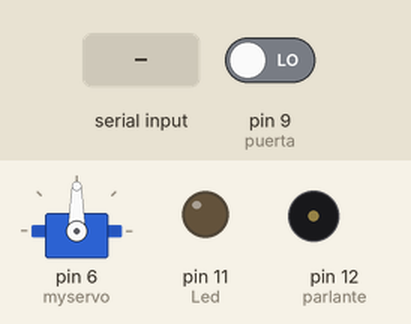
Recording of a sketch running on a simulated Arduino Uno, built with avr-gcc and run on an emulated ATmega328P. Parts: servo, output pins drawn as LEDs (lit = HIGH), buzzer (waves = sounding). The inputs (shaded band) are chosen by the test bench; at power-on: pin 9 (puerta) LOW. Pins used as bus, display or sensor lines are not drawn; what the sketch prints to the serial monitor is not drawn.

Above: at 1.2 s.
1.3 s: "helo\n" received over the second serial link
At 1.8 s:
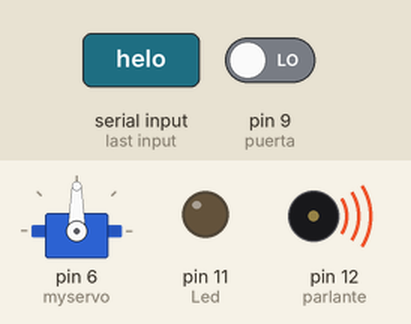
3.4 s: "npjmfl1010\n" received over the second serial link
At 5.3 s:
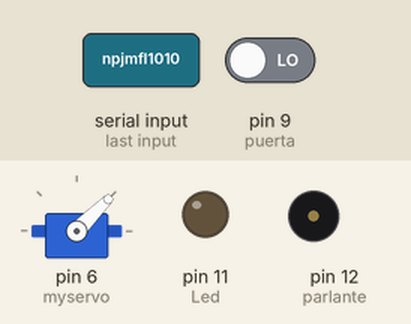
5.6 s: "arm\n" received over the second serial link
At 8.2 s:
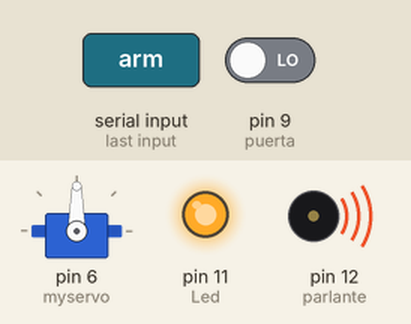
Timing chart, 0 to 14.6 s (numbered marks = the images above; inputs shaded):
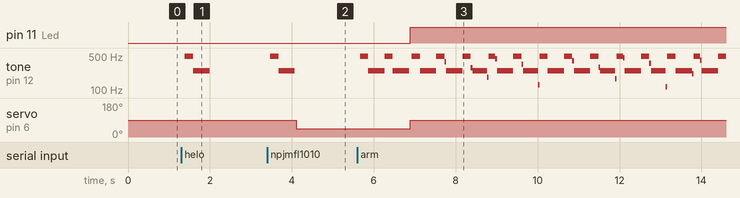

The sketch:

alarma.ino
```cpp
#include <SoftwareSerial.h>
#include <Servo.h>
#define rxPin 2
#define txPin 3
SoftwareSerial mySerial =  SoftwareSerial(rxPin, txPin);

Servo myservo;
String inData;
String Data;
int state=0;
boolean armed=false;
boolean pass=false;

void setup(){
  myservo.attach(6);
  pinMode(rxPin, INPUT);
  pinMode(txPin, OUTPUT);
  pinMode(12, OUTPUT); //parlante
  pinMode(11, OUTPUT);//Led
  pinMode(8, INPUT);//puerta
  pinMode(9, INPUT);//puerta
  pinMode(10, INPUT);//puerta
  mySerial.begin(9600);
  Serial.begin(9600);
  mySerial.println("Power On Bluetooth");
  Serial.println("Power On");
}


void loop()
{

   while (mySerial.available() > 0){
        char recieved = mySerial.read();
        // Process message when new line character is recieved
        if (recieved == '\n'){
            mySerial.print("Arduino Received: ");
            mySerial.println(inData);

            if(inData=="helo"){
              mySerial.println("Hi there..How Are U");
              soundAlarm();
            }


            Data=inData;
            inData = ""; // Clear recieved buffer
        }else{
          inData += recieved;
        }
    }

    switch(state){
      case 0:
        if(pass==false){
          mySerial.println("Welcome");
          mySerial.println("InsertPassword");
          digitalWrite(11,LOW);
          pass=true;
        }
          if(Data=="npjmfl1010"){
            state=1;
            soundAlarm();
            pass=false;
          }
        break;

      case 1:
          if(pass==false){
            mySerial.println("Contraseña correcta");
            mySerial.println("Alarma Desactivada");
            mySerial.println("Escriba 'arm' para activar");

            pass=true;
          }
          if(Data=="arm"){
            state=2;
            soundAlarm();
            soundAlarm();
            pass=false;
          }
          digitalWrite(11,LOW);
          myservo.write(45);

        break;

       case 2:
          if(pass==false){
            mySerial.println("Alarma Activada");
            mySerial.println("Escriba Contraseña para desactivar");
            pass=true;
          }
          if(Data=="npjmfl1010"){
            state=1;
            soundAlarm();
            pass=false;
          }
          digitalWrite(11,HIGH);
          myservo.write(90);
          if(digitalRead(9)==LOW||digitalRead(10)==LOW){
            soundAlarm();
            mySerial.println("LLAMANDO POLICIA!!");
          }
        break;

      default:
      break;
    }

}


void soundAlarm(){
  for(int i=0;i<100;i++){
      digitalWrite(12, 1);
      delay(1);
      digitalWrite(12, 0);
      delay(1);
   }
   for(int i=0;i<100;i++){
      digitalWrite(12, 1);
      delay(2);
      digitalWrite(12, 0);
      delay(2);
   }
}
```

Measured:
- after the input at 1.3 s, tone on pin 12 (parlante): silent → 496 Hz after 0.09 s, → 249 Hz 0.20 s later, → silent 0.40 s later
- after the input at 3.4 s, tone on pin 12 (parlante): silent → 496 Hz after 0.08 s, → 249 Hz 0.20 s later, → silent 0.40 s later; servo on pin 6 (myservo): 90° → 45° after 0.71 s
- after the input at 5.6 s, pin 11 (Led): LOW → HIGH after 1.3 s; tone on pin 12 (parlante): plays 496 Hz for 0.20 s, 249 Hz for 0.40 s, 496 Hz for 0.20 s, 249 Hz for 0.40 s, 496 Hz for 0.20 s, 249 Hz for 0.40 s … (43 notes in this stretch), starting after 0.07 s; servo on pin 6 (myservo): 45° → 90° after 1.3 s
